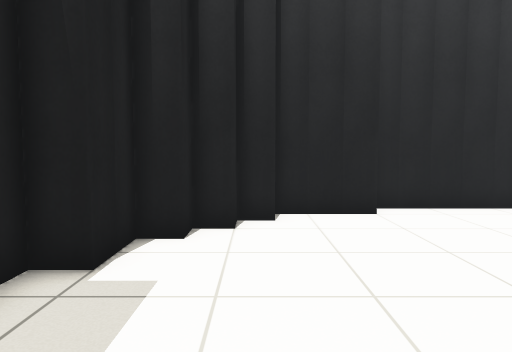
[1] (above)

13 first-person views from a walk through a robot-simulator world made for Gazebo. The camera is 0.92 m above the floor, tilts 4° down and sees 70° across. The floor is counted in squares, 0.5 m on a side. Each view is taken from the middle of a square. On the plan, view 1 faces up. The plan holds only what a view shows up to about 18 squares ahead; the rest is blank.

[2]
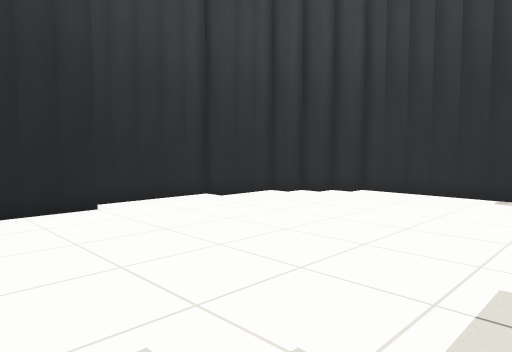

[3]
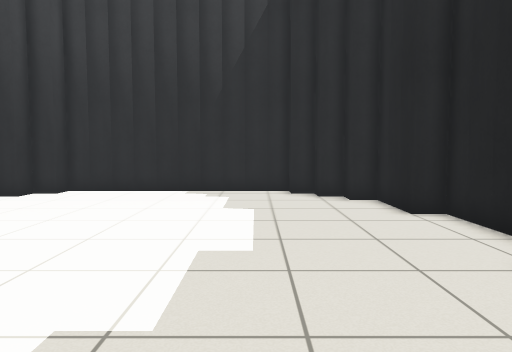

[4]
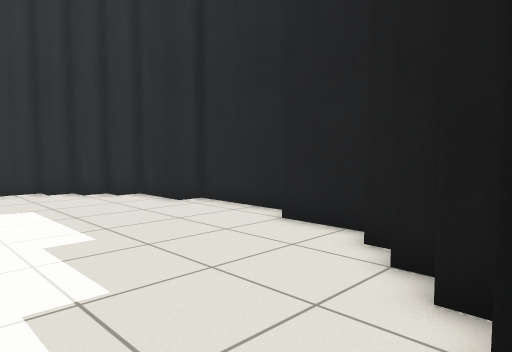

[5]
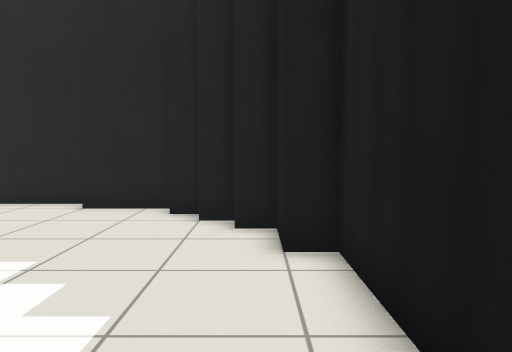

[6]
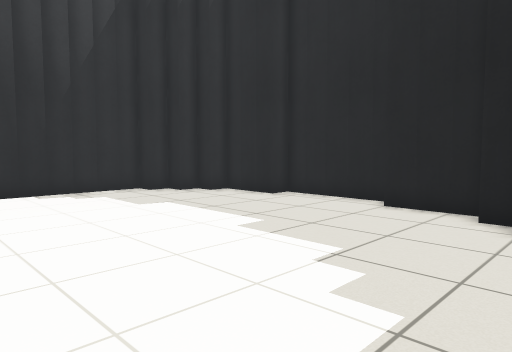

[7]
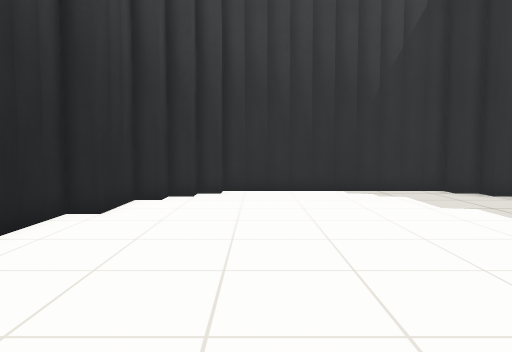

[8]
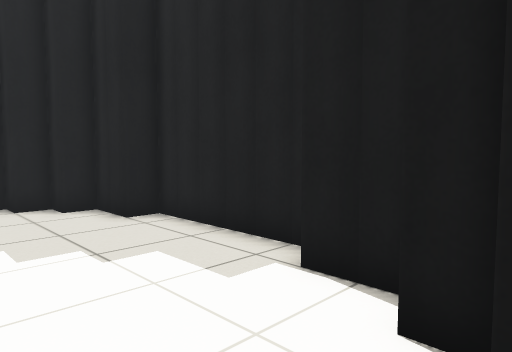

[9]
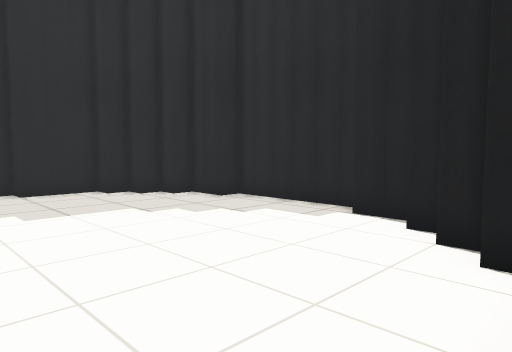

[10]
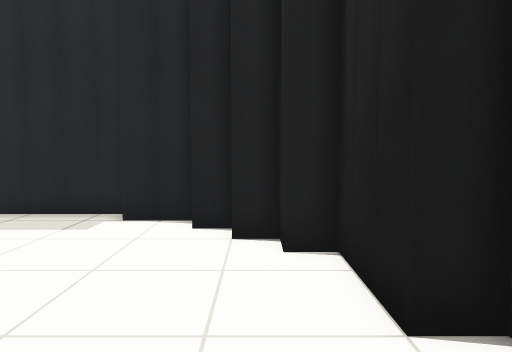

[11]
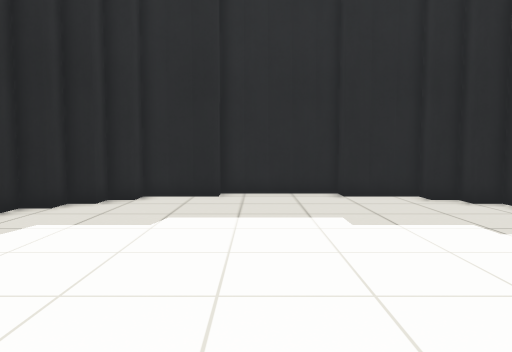

[12]
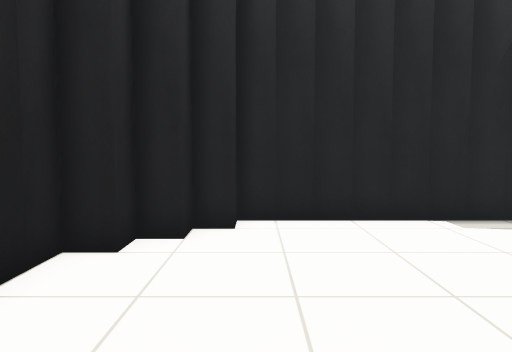

[13]
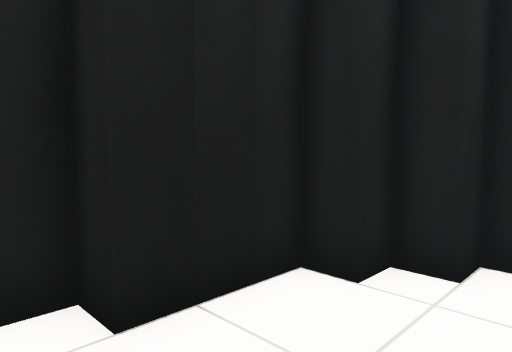

### Floor plan
Points are (right, up) in squares from view 1. A wall is a line through its corners. A room is listed if a view was taken in it or the views show most of it. See-through windows are left out.
Room 1 (views 1, 2, 3, 4, 5, 6, 7, 8, 9, 10, 11, 12, 13)
walls: (3.5, 10.5) (0.5, 10.5) (0.5, 9.5) (-0.5, 9.5) (-0.5, 8.5) (-1.5, 8.5) (-1.5, 7.5) (-2.5, 7.5) (-2.5, 5.5) (-3.5, 5.5) (-3.5, -0.5) (-2.5, -0.5) (-2.5, -2.5) (-1.5, -2.5) (-1.5, -3.5) (-0.5, -3.5) (-0.5, -4.5) (0.5, -4.5) (0.5, -5.5) (3.5, -5.5) (3.5, -6.5) (8.5, -6.5) (8.5, -5.5) (11.5, -5.5) (11.5, -4.5) (12.5, -4.5) (12.5, -3.5) (13.5, -3.5) (13.5, -2.5) (14.5, -2.5) (14.5, 7.5) (13.5, 7.5) (13.5, 8.5) (12.5, 8.5) (12.5, 9.5) (11.5, 9.5) (11.5, 10.5) (8.5, 10.5) (8.5, 11.5) (3.5, 11.5) (3.5, 10.5)

Positions as (right, up) in squares from view 1, and headings:
1: (0, 0), facing up
2: (-1, -1), facing up-right
3: (-2, -1), facing right
4: (-3, 2), facing down-right
5: (-2, 6), facing down
6: (-2, 6), facing down-right
7: (-2, 6), facing right
8: (2, 9), facing down-left
9: (7, 11), facing down-left
10: (7, 9), facing left
11: (7, 9), facing down
12: (5, 7), facing right
13: (7, 7), facing up-right
